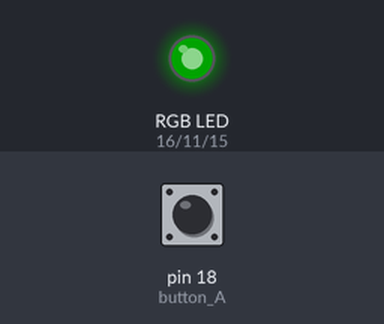
Recording of a program running on a simulated Raspberry Pi (header pin numbers). Shown: an RGB LED mixed from three pins (HIGH = lit). The inputs (shaded band) are chosen by the test bench; at power-on: pin 18 (button_A) HIGH. Dim RGB values are drawn brighter than linear; the run ends when the program shuts the computer down; what the program prints to the terminal is not drawn. At 4.5 s the program restarts the board; the recording ends there.

Above: at 0.15 s.
At 1.2 s:
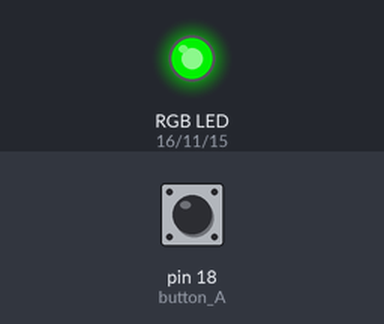
1.3 s: pin 18 (button_A) pulled LOW for 3.2 s
At 1.65 s:
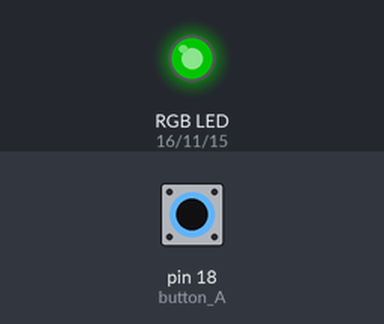
Timing chart, 0 to 4.5 s (numbered marks = the images above; inputs shaded):
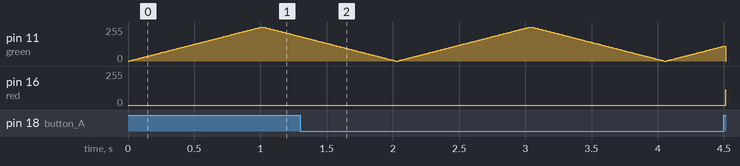

Measured:
- after the input at 1.3 s, pin 16 (red): 0/255 → 115/255 after 3.2 s

The program:

button_leds.py
```python
#!/usr/bin/env python2.7

from time import sleep
import subprocess
import RPi.GPIO as GPIO

GPIO.setmode(GPIO.BOARD) # choose BCM or BOARD numbering schemes. I use BOARD

button_A = 18 # button is on pin 18
# it will work on any GPIO channel
# Optional 50K Ohm pull up to 3.3v. A push button will ground the pin, creating a falling edge.

long_press = 1 #s
very_long_press = 4 #s

red = 16 # set pin 16 for red led
green = 11 # set pin 11 for green led
blue = 15 # set pin 15 for blue led

Freq = 60 #Hz
pause_time = 0.01 # you can change this to slow down/speed up

GPIO.setup(button_A, GPIO.IN, pull_up_down=GPIO.PUD_UP) # set button pin as input
GPIO.setup(red, GPIO.OUT) # set red led pin as output
GPIO.setup(green, GPIO.OUT) # set green led pin as output
GPIO.setup(blue, GPIO.OUT) # set blue led pin as output
RED = GPIO.PWM(red, Freq)
GREEN = GPIO.PWM(green, Freq)
BLUE = GPIO.PWM(blue, Freq)

RED.start(0)
GREEN.start(0)
BLUE.start(0)

state = 1

def system_button(button_A):
	global state

	button_press_timer = 0
	while True:
			if (GPIO.input(button_A) == False) : # while button is still pressed down
				button_press_timer += 0.1 # keep counting until button is released
			else: # button is released, count for how long
				if (button_press_timer > very_long_press) : # pressed for > 5 seconds
					# do what you want with a very long press
					print "very long press : ", button_press_timer
					state = 0
					subprocess.call(['shutdown -h now "System halted by GPIO action" &'], shell=True)

				elif (button_press_timer > long_press) : # press for > 1 < 5 seconds
					# do what you want with a long press
					print "long press : ", button_press_timer
					state = 2
					subprocess.call(['sudo reboot &'], shell=True)

				elif (button_press_timer > 0.1):
					# do what you want with a short press
					print "short press : ", button_press_timer

				button_press_timer = 0
			sleep(0.1)

GPIO.add_event_detect(button_A, GPIO.FALLING, callback=system_button, bouncetime=100)
# setup the thread, detect a falling edge on channel and debounce it with 100mSec

# assume this is the main code...
try:
	while True:

		# do whatever while "waiting" for falling edge on channel
		for i in range(0,101):      # 101 because it stops when it finishes 100
			if state == 0:
				RED.ChangeDutyCycle(i)
				GREEN.ChangeDutyCycle(0)
				BLUE.ChangeDutyCycle(0)
			if state == 1:
				RED.ChangeDutyCycle(0)
				GREEN.ChangeDutyCycle(i)
				BLUE.ChangeDutyCycle(0)
			if state == 2:
				RED.ChangeDutyCycle(i)
				GREEN.ChangeDutyCycle(0)
				BLUE.ChangeDutyCycle(100 - i)
			sleep(pause_time)

		for i in range(100,-1,-1):      # from 100 to zero in steps of -1
			if state == 0:
				RED.ChangeDutyCycle(i)
				GREEN.ChangeDutyCycle(0)
				BLUE.ChangeDutyCycle(0)
			if state == 1:
				RED.ChangeDutyCycle(0)
				GREEN.ChangeDutyCycle(i)
				BLUE.ChangeDutyCycle(0)
			if state == 2:
				RED.ChangeDutyCycle(i)
				GREEN.ChangeDutyCycle(0)
				BLUE.ChangeDutyCycle(100 - i)
			sleep(pause_time)

except KeyboardInterrupt:
	GPIO.cleanup()       # clean up GPIO on CTRL+C exit
GPIO.cleanup()           # clean up GPIO on normal exit
```
